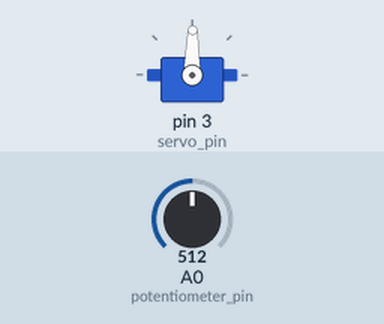
Bench run of a program on a simulated Arduino Uno, built with avr-gcc and run on an emulated ATmega328P. Shown: servo. The inputs (shaded band) are chosen by the test bench; at power-on: A0 (potentiometer_pin) = 512. What the program prints to the serial monitor is not drawn.

Above: at 1.2 s.
1.3 s: A0 (potentiometer_pin) set to 561
At 2.5 s:
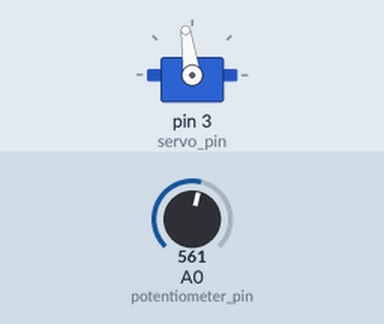
3.3 s: A0 (potentiometer_pin) set to 581
At 4.2 s:
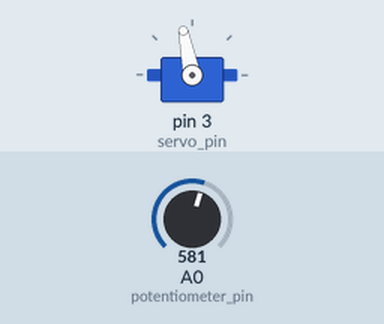
4.8 s: A0 (potentiometer_pin) set to 306
At 5.3 s:
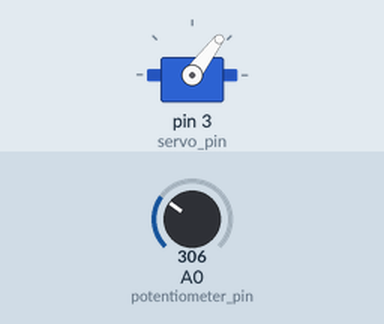
6.3 s: A0 (potentiometer_pin) set to 108
At 6.9 s:
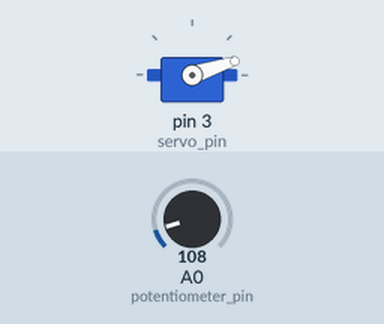
7.8 s: A0 (potentiometer_pin) set to 94
At 9.2 s:
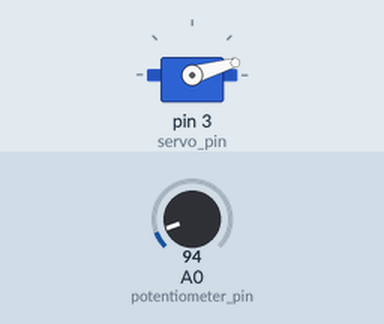
9.6 s: A0 (potentiometer_pin) set to 122
At 10.1 s:
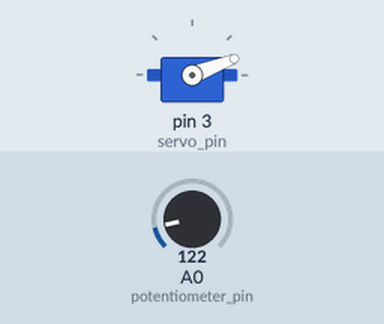
Timing chart, 0 to 12.1 s (numbered marks = the images above; inputs shaded):
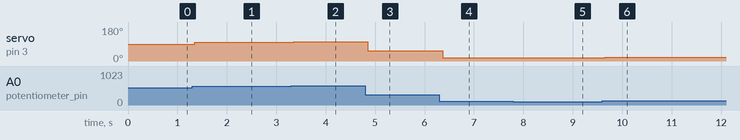

The program:

main.cpp
```cpp
#include <Arduino.h>
#include <Servo.h>

Servo myServo;
const int servo_pin = 3;

const int potentiometer_pin = A0;
int potentiometer_value;
int potentiometer_angle;

void setup() {
  myServo.attach(servo_pin);

  Serial.begin(9600);
}

void loop() {
  potentiometer_value = analogRead(potentiometer_pin);
  Serial.print("potentiometer_value: ");
  Serial.print(potentiometer_value);

  // Map Potentiometer values to servo angles
  potentiometer_angle = map(potentiometer_value, 0, 1023, 0, 179);
  Serial.print("potentiometer_angle: ");
  Serial.print(potentiometer_angle);

  myServo.write(potentiometer_angle);
  delay(15);
}
```

Measured:
- after the input at 1.3 s, servo on pin 3 (servo_pin): 89° → 98° after 0.05 s
- after the input at 3.3 s, servo on pin 3 (servo_pin): 98° → 101° after 0.06 s
- after the input at 4.8 s, servo on pin 3 (servo_pin): 101° → 53° after 0.05 s
- after the input at 6.3 s, servo on pin 3 (servo_pin): 53° → 18° after 0.07 s
- after the input at 7.8 s, servo on pin 3 (servo_pin): 18° → 16° at once
- after the input at 9.6 s, servo on pin 3 (servo_pin): 16° → 21° after 0.05 s
